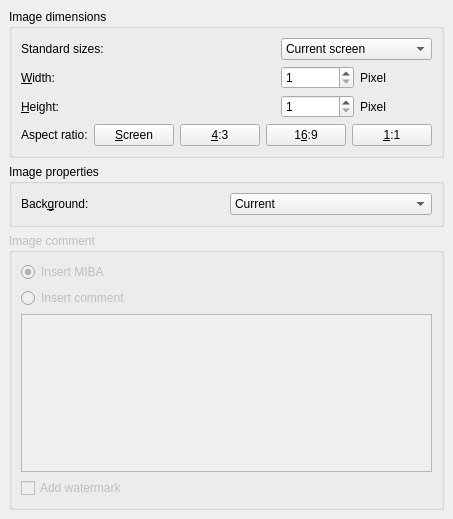
<ui version="4.0" >
 <author></author>
 <comment></comment>
 <exportmacro></exportmacro>
 <class>Gui::Dialog::DlgSettingsImage</class>
 <widget class="QWidget" name="Gui::Dialog::DlgSettingsImage" >
  <property name="geometry" >
   <rect>
    <x>0</x>
    <y>0</y>
    <width>440</width>
    <height>519</height>
   </rect>
  </property>
  <property name="windowTitle" >
   <string>Image settings</string>
  </property>
  <layout class="QGridLayout" >
   <property name="margin" >
    <number>9</number>
   </property>
   <property name="spacing" >
    <number>6</number>
   </property>
   <item row="1" column="0" >
    <widget class="QGroupBox" name="groupBoxProp" >
     <property name="title" >
      <string>Image properties</string>
     </property>
     <layout class="QGridLayout" >
      <property name="margin" >
       <number>9</number>
      </property>
      <property name="spacing" >
       <number>6</number>
      </property>
      <item row="0" column="0" >
       <widget class="QLabel" name="textLabelColor" >
        <property name="text" >
         <string>Back&amp;ground:</string>
        </property>
        <property name="buddy" >
         <cstring>comboBackground</cstring>
        </property>
       </widget>
      </item>
      <item row="0" column="2" >
       <widget class="QComboBox" name="comboBackground" >
        <item>
         <property name="text" >
          <string>Current</string>
         </property>
        </item>
        <item>
         <property name="text" >
          <string>White</string>
         </property>
        </item>
        <item>
         <property name="text" >
          <string>Black</string>
         </property>
        </item>
        <item>
         <property name="text" >
          <string>Transparent</string>
         </property>
        </item>
       </widget>
      </item>
     </layout>
    </widget>
   </item>
   <item row="0" column="0" >
    <widget class="QGroupBox" name="groupBoxDim" >
     <property name="title" >
      <string>Image dimensions</string>
     </property>
     <layout class="QGridLayout" >
      <property name="margin" >
       <number>9</number>
      </property>
      <property name="spacing" >
       <number>6</number>
      </property>
      <item row="0" column="0" >
       <layout class="QGridLayout" >
        <property name="margin" >
         <number>0</number>
        </property>
        <property name="spacing" >
         <number>6</number>
        </property>
        <item row="1" column="1" >
         <spacer>
          <property name="orientation" >
           <enum>Qt::Horizontal</enum>
          </property>
          <property name="sizeHint" >
           <size>
            <width>40</width>
            <height>20</height>
           </size>
          </property>
         </spacer>
        </item>
        <item row="2" column="2" >
         <widget class="QSpinBox" name="spinHeight" >
          <property name="maximum" >
           <number>32767</number>
          </property>
          <property name="minimum" >
           <number>1</number>
          </property>
         </widget>
        </item>
        <item row="1" column="2" >
         <widget class="QSpinBox" name="spinWidth" >
          <property name="maximum" >
           <number>32767</number>
          </property>
          <property name="minimum" >
           <number>1</number>
          </property>
         </widget>
        </item>
        <item row="1" column="3" >
         <widget class="QLabel" name="label_2" >
          <property name="text" >
           <string>Pixel</string>
          </property>
         </widget>
        </item>
        <item row="1" column="0" >
         <widget class="QLabel" name="textLabelWidth" >
          <property name="text" >
           <string>&amp;Width:</string>
          </property>
          <property name="buddy" >
           <cstring>spinWidth</cstring>
          </property>
         </widget>
        </item>
        <item row="0" column="2" colspan="2" >
         <widget class="QComboBox" name="standardSizeBox" >
          <item>
           <property name="text" >
            <string>Current screen</string>
           </property>
          </item>
          <item>
           <property name="text" >
            <string>Icon       32  x 32</string>
           </property>
          </item>
          <item>
           <property name="text" >
            <string>Icon       64 x 64</string>
           </property>
          </item>
          <item>
           <property name="text" >
            <string>Icon       128 x 128</string>
           </property>
          </item>
          <item>
           <property name="text" >
            <string>CGA       320 x 200</string>
           </property>
          </item>
          <item>
           <property name="text" >
            <string>QVGA     320 x 240</string>
           </property>
          </item>
          <item>
           <property name="text" >
            <string>VGA       640 x 480</string>
           </property>
          </item>
          <item>
           <property name="text" >
            <string>NTSC     720 x 480</string>
           </property>
          </item>
          <item>
           <property name="text" >
            <string>PAL        768 x 578</string>
           </property>
          </item>
          <item>
           <property name="text" >
            <string>SVGA     800 x 600</string>
           </property>
          </item>
          <item>
           <property name="text" >
            <string>XGA       1024 x 768</string>
           </property>
          </item>
          <item>
           <property name="text" >
            <string>HD720   1280 x 720</string>
           </property>
          </item>
          <item>
           <property name="text" >
            <string>SXGA     1280 x 1024</string>
           </property>
          </item>
          <item>
           <property name="text" >
            <string>SXGA+   1400 x 1050</string>
           </property>
          </item>
          <item>
           <property name="text" >
            <string>UXGA     1600 x 1200</string>
           </property>
          </item>
          <item>
           <property name="text" >
            <string>HD1080 1920 x 1080</string>
           </property>
          </item>
          <item>
           <property name="text" >
            <string>WUXGA  1920 x 1200</string>
           </property>
          </item>
          <item>
           <property name="text" >
            <string>QXGA     2048 x 1538</string>
           </property>
          </item>
          <item>
           <property name="text" >
            <string>WQXGA  2560 x 1600</string>
           </property>
          </item>
          <item>
           <property name="text" >
            <string>QSXGA   2560 x 2048</string>
           </property>
          </item>
          <item>
           <property name="text" >
            <string>QUXGA   3200 × 2400</string>
           </property>
          </item>
          <item>
           <property name="text" >
            <string>HUXGA   6400 × 4800</string>
           </property>
          </item>
          <item>
           <property name="text" >
            <string>!!!          10000 x 10000</string>
           </property>
          </item>
         </widget>
        </item>
        <item row="0" column="0" >
         <widget class="QLabel" name="label" >
          <property name="text" >
           <string>Standard sizes:</string>
          </property>
         </widget>
        </item>
        <item row="0" column="1" >
         <spacer>
          <property name="orientation" >
           <enum>Qt::Horizontal</enum>
          </property>
          <property name="sizeHint" >
           <size>
            <width>40</width>
            <height>20</height>
           </size>
          </property>
         </spacer>
        </item>
        <item row="2" column="3" >
         <widget class="QLabel" name="label_3" >
          <property name="text" >
           <string>Pixel</string>
          </property>
         </widget>
        </item>
        <item row="2" column="1" >
         <spacer>
          <property name="orientation" >
           <enum>Qt::Horizontal</enum>
          </property>
          <property name="sizeHint" >
           <size>
            <width>40</width>
            <height>20</height>
           </size>
          </property>
         </spacer>
        </item>
        <item row="2" column="0" >
         <widget class="QLabel" name="textLabelHeight" >
          <property name="text" >
           <string>&amp;Height:</string>
          </property>
          <property name="buddy" >
           <cstring>spinHeight</cstring>
          </property>
         </widget>
        </item>
       </layout>
      </item>
      <item row="1" column="0" >
       <layout class="QHBoxLayout" >
        <property name="margin" >
         <number>0</number>
        </property>
        <property name="spacing" >
         <number>6</number>
        </property>
        <item>
         <widget class="QLabel" name="textLabel1" >
          <property name="text" >
           <string>Aspect ratio:</string>
          </property>
         </widget>
        </item>
        <item>
         <widget class="QPushButton" name="buttonRatioScreen" >
          <property name="text" >
           <string>&amp;Screen</string>
          </property>
          <property name="shortcut" >
           <string>Alt+S</string>
          </property>
         </widget>
        </item>
        <item>
         <widget class="QPushButton" name="buttonRatio4x3" >
          <property name="text" >
           <string>&amp;4:3</string>
          </property>
          <property name="shortcut" >
           <string>Alt+4</string>
          </property>
         </widget>
        </item>
        <item>
         <widget class="QPushButton" name="buttonRatio16x9" >
          <property name="text" >
           <string>1&amp;6:9</string>
          </property>
          <property name="shortcut" >
           <string>Alt+6</string>
          </property>
         </widget>
        </item>
        <item>
         <widget class="QPushButton" name="buttonRatio1x1" >
          <property name="text" >
           <string>&amp;1:1</string>
          </property>
          <property name="shortcut" >
           <string>Alt+1</string>
          </property>
         </widget>
        </item>
       </layout>
      </item>
     </layout>
    </widget>
   </item>
   <item row="2" column="0" >
    <widget class="QGroupBox" name="buttonGroupComment" >
     <property name="enabled" >
      <bool>false</bool>
     </property>
     <property name="title" >
      <string>Image comment</string>
     </property>
     <layout class="QGridLayout" >
      <property name="margin" >
       <number>9</number>
      </property>
      <property name="spacing" >
       <number>6</number>
      </property>
      <item row="0" column="0" >
       <widget class="QRadioButton" name="radioButtonMiba" >
        <property name="text" >
         <string>Insert MIBA</string>
        </property>
        <property name="checked" >
         <bool>true</bool>
        </property>
       </widget>
      </item>
      <item row="2" column="0" >
       <widget class="QTextEdit" name="textEditComment" >
        <property name="enabled" >
         <bool>false</bool>
        </property>
       </widget>
      </item>
      <item row="1" column="0" >
       <widget class="QRadioButton" name="radioButtonComment" >
        <property name="text" >
         <string>Insert comment</string>
        </property>
       </widget>
      </item>
      <item row="3" column="0" >
       <widget class="QCheckBox" name="checkWatermark" >
        <property name="text" >
         <string>Add watermark</string>
        </property>
       </widget>
      </item>
     </layout>
    </widget>
   </item>
  </layout>
 </widget>
 <layoutdefault spacing="6" margin="11" />
 <tabstops>
  <tabstop>standardSizeBox</tabstop>
  <tabstop>spinWidth</tabstop>
  <tabstop>spinHeight</tabstop>
  <tabstop>buttonRatioScreen</tabstop>
  <tabstop>buttonRatio4x3</tabstop>
  <tabstop>buttonRatio16x9</tabstop>
  <tabstop>buttonRatio1x1</tabstop>
  <tabstop>comboBackground</tabstop>
  <tabstop>radioButtonMiba</tabstop>
  <tabstop>radioButtonComment</tabstop>
  <tabstop>textEditComment</tabstop>
 </tabstops>
 <resources/>
 <connections>
  <connection>
   <sender>radioButtonComment</sender>
   <signal>toggled(bool)</signal>
   <receiver>textEditComment</receiver>
   <slot>setEnabled(bool)</slot>
   <hints>
    <hint type="sourcelabel" >
     <x>35</x>
     <y>262</y>
    </hint>
    <hint type="destinationlabel" >
     <x>39</x>
     <y>316</y>
    </hint>
   </hints>
  </connection>
 </connections>
</ui>
